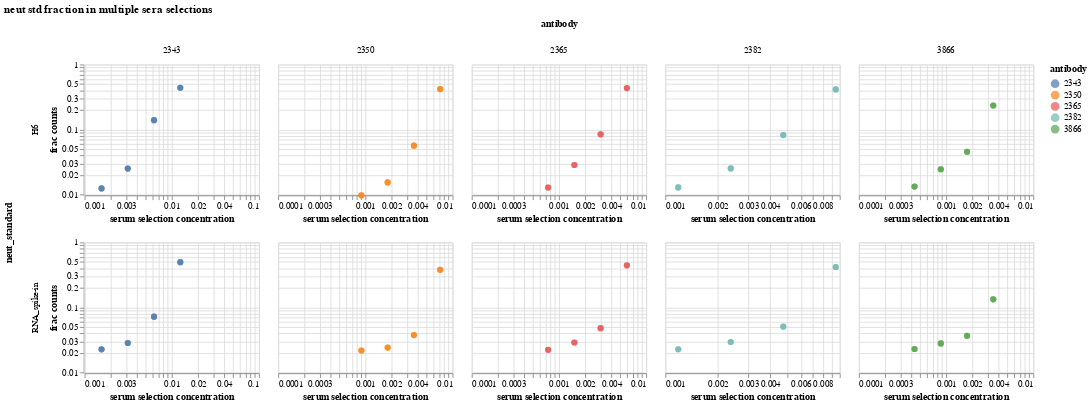

Write notebook code for a chart like this one.
### Code cell
# neut_counts_rna = neut_counts.loc[neut_counts['neut_standard'] == 'RNA_spike-in']

frac_neut_standard_chart = (
    alt.Chart(neut_counts, title='neut std fraction in multiple sera selections')
    .encode(
        x=alt.X("selection_concentration", 
                title="serum selection concentration",
                scale=alt.Scale(type="log"),
               ),
        y=alt.Y(
            "frac_counts",
            title="frac counts",
            scale=alt.Scale(type="log", constant=0.02, domainMax=1),
        ),
        column='antibody:N',
        row='neut_standard:N',
        color=alt.Color('antibody:N', 
                        legend=alt.Legend(orient="right", title='antibody'))
    )
    .mark_point(filled=True, size=50, opacity=0.7)
    .properties(width=200, height=150)
    # .facet(
    #     row='antibody:N',
    #     column='neut_standard:N',)
    .resolve_scale(x='independent')
)

frac_neut_standard_chart

### Figure 1 — Vega-Lite specification as saved in the notebook (floating-point values rounded to 4 significant figures)
{"config": {"view": {"continuousWidth": 300, "continuousHeight": 300}}, "data": {"name": "data-0c9ede64699dff09ff8ebeeb4af74edd"}, "mark": {"type": "point", "filled": true, "opacity": 0.7, "size": 50}, "encoding": {"color": {"field": "antibody", "legend": {"orient": "right", "title": "antibody"}, "type": "nominal"}, "column": {"field": "antibody", "type": "nominal"}, "row": {"field": "neut_standard", "type": "nominal"}, "x": {"field": "selection_concentration", "scale": {"type": "log"}, "title": "serum selection concentration", "type": "quantitative"}, "y": {"field": "frac_counts", "scale": {"constant": 0.02, "domainMax": 1, "type": "log"}, "title": "frac counts", "type": "quantitative"}}, "height": 150, "resolve": {"scale": {"x": "independent"}}, "title": "neut std fraction in multiple sera selections", "width": 200, "$schema": "https://vega.github.io/schema/vega-lite/v5.6.1.json", "datasets": {"data-0c9ede64699dff09ff8ebeeb4af74edd": [{"frac_counts": 0.01246, "neut_standard": "H6", "selection_concentration": 0.001564, "antibody": "2343"}, {"frac_counts": 0.02275, "neut_standard": "RNA_spike-in", "selection_concentration": 0.001564, "antibody": "2343"}, {"frac_counts": 0.01246, "neut_standard": "H6", "selection_concentration": 0.001564, "antibody": "2343"}, {"frac_counts": 0.02275, "neut_standard": "RNA_spike-in", "selection_concentration": 0.001564, "antibody": "2343"}, {"frac_counts": 0.02515, "neut_standard": "H6", "selection_concentration": 0.003129, "antibody": "2343"}, {"frac_counts": 0.02846, "neut_standard": "RNA_spike-in", "selection_concentration": 0.003129, "antibody": "2343"}, {"frac_counts": 0.02515, "neut_standard": "H6", "selection_concentration": 0.003129, "antibody": "2343"}, {"frac_counts": 0.02846, "neut_standard": "RNA_spike-in", "selection_concentration": 0.003129, "antibody": "2343"}, {"frac_counts": 0.1395, "neut_standard": "H6", "selection_concentration": 0.006258, "antibody": "2343"}, {"frac_counts": 0.07222, "neut_standard": "RNA_spike-in", "selection_concentration": 0.006258, "antibody": "2343"}, {"frac_counts": 0.1395, "neut_standard": "H6", "selection_concentration": 0.006258, "antibody": "2343"}, {"frac_counts": 0.07222, "neut_standard": "RNA_spike-in", "selection_concentration": 0.006258, "antibody": "2343"}, {"frac_counts": 0.4402, "neut_standard": "H6", "selection_concentration": 0.01252, "antibody": "2343"}, {"frac_counts": 0.4969, "neut_standard": "RNA_spike-in", "selection_concentration": 0.01252, "antibody": "2343"}, {"frac_counts": 0.4402, "neut_standard": "H6", "selection_concentration": 0.01252, "antibody": "2343"}, {"frac_counts": 0.4969, "neut_standard": "RNA_spike-in", "selection_concentration": 0.01252, "antibody": "2343"}, {"frac_counts": 0.009767, "neut_standard": "H6", "selection_concentration": 0.0009007, "antibody": "2350"}, {"frac_counts": 0.02185, "neut_standard": "RNA_spike-in", "selection_concentration": 0.0009007, "antibody": "2350"}, {"frac_counts": 0.009767, "neut_standard": "H6", "selection_concentration": 0.0009007, "antibody": "2350"}, {"frac_counts": 0.02185, "neut_standard": "RNA_spike-in", "selection_concentration": 0.0009007, "antibody": "2350"}, {"frac_counts": 0.01541, "neut_standard": "H6", "selection_concentration": 0.001801, "antibody": "2350"}, {"frac_counts": 0.02417, "neut_standard": "RNA_spike-in", "selection_concentration": 0.001801, "antibody": "2350"}, {"frac_counts": 0.01541, "neut_standard": "H6", "selection_concentration": 0.001801, "antibody": "2350"}, {"frac_counts": 0.02417, "neut_standard": "RNA_spike-in", "selection_concentration": 0.001801, "antibody": "2350"}, {"frac_counts": 0.05662, "neut_standard": "H6", "selection_concentration": 0.003603, "antibody": "2350"}, {"frac_counts": 0.03768, "neut_standard": "RNA_spike-in", "selection_concentration": 0.003603, "antibody": "2350"}, {"frac_counts": 0.05662, "neut_standard": "H6", "selection_concentration": 0.003603, "antibody": "2350"}, {"frac_counts": 0.03768, "neut_standard": "RNA_spike-in", "selection_concentration": 0.003603, "antibody": "2350"}, {"frac_counts": 0.4195, "neut_standard": "H6", "selection_concentration": 0.007206, "antibody": "2350"}, {"frac_counts": 0.3785, "neut_standard": "RNA_spike-in", "selection_concentration": 0.007206, "antibody": "2350"}, {"frac_counts": 0.4195, "neut_standard": "H6", "selection_concentration": 0.007206, "antibody": "2350"}, {"frac_counts": 0.3785, "neut_standard": "RNA_spike-in", "selection_concentration": 0.007206, "antibody": "2350"}, {"frac_counts": 0.0129, "neut_standard": "H6", "selection_concentration": 0.0007512, "antibody": "2365"}, {"frac_counts": 0.02233, "neut_standard": "RNA_spike-in", "selection_concentration": 0.0007512, "antibody": "2365"}, {"frac_counts": 0.0129, "neut_standard": "H6", "selection_concentration": 0.0007512, "antibody": "2365"}, {"frac_counts": 0.02233, "neut_standard": "RNA_spike-in", "selection_concentration": 0.0007512, "antibody": "2365"}, {"frac_counts": 0.02854, "neut_standard": "H6", "selection_concentration": 0.001502, "antibody": "2365"}, {"frac_counts": 0.02893, "neut_standard": "RNA_spike-in", "selection_concentration": 0.001502, "antibody": "2365"}, {"frac_counts": 0.02854, "neut_standard": "H6", "selection_concentration": 0.001502, "antibody": "2365"}, {"frac_counts": 0.02893, "neut_standard": "RNA_spike-in", "selection_concentration": 0.001502, "antibody": "2365"}, {"frac_counts": 0.08457, "neut_standard": "H6", "selection_concentration": 0.003005, "antibody": "2365"}, {"frac_counts": 0.04815, "neut_standard": "RNA_spike-in", "selection_concentration": 0.003005, "antibody": "2365"}, {"frac_counts": 0.08457, "neut_standard": "H6", "selection_concentration": 0.003005, "antibody": "2365"}, {"frac_counts": 0.04815, "neut_standard": "RNA_spike-in", "selection_concentration": 0.003005, "antibody": "2365"}, {"frac_counts": 0.4346, "neut_standard": "H6", "selection_concentration": 0.00601, "antibody": "2365"}, {"frac_counts": 0.4449, "neut_standard": "RNA_spike-in", "selection_concentration": 0.00601, "antibody": "2365"}, {"frac_counts": 0.4346, "neut_standard": "H6", "selection_concentration": 0.00601, "antibody": "2365"}, {"frac_counts": 0.4449, "neut_standard": "RNA_spike-in", "selection_concentration": 0.00601, "antibody": "2365"}, {"frac_counts": 0.01294, "neut_standard": "H6", "selection_concentration": 0.001186, "antibody": "2382"}, {"frac_counts": 0.02282, "neut_standard": "RNA_spike-in", "selection_concentration": 0.001186, "antibody": "2382"}, {"frac_counts": 0.01294, "neut_standard": "H6", "selection_concentration": 0.001186, "antibody": "2382"}, {"frac_counts": 0.02282, "neut_standard": "RNA_spike-in", "selection_concentration": 0.001186, "antibody": "2382"}, {"frac_counts": 0.02534, "neut_standard": "H6", "selection_concentration": 0.002371, "antibody": "2382"}, {"frac_counts": 0.0295, "neut_standard": "RNA_spike-in", "selection_concentration": 0.002371, "antibody": "2382"}, {"frac_counts": 0.02534, "neut_standard": "H6", "selection_concentration": 0.002371, "antibody": "2382"}, {"frac_counts": 0.0295, "neut_standard": "RNA_spike-in", "selection_concentration": 0.002371, "antibody": "2382"}, {"frac_counts": 0.08246, "neut_standard": "H6", "selection_concentration": 0.004743, "antibody": "2382"}, {"frac_counts": 0.05085, "neut_standard": "RNA_spike-in", "selection_concentration": 0.004743, "antibody": "2382"}, {"frac_counts": 0.08246, "neut_standard": "H6", "selection_concentration": 0.004743, "antibody": "2382"}, {"frac_counts": 0.05085, "neut_standard": "RNA_spike-in", "selection_concentration": 0.004743, "antibody": "2382"}, {"frac_counts": 0.4149, "neut_standard": "H6", "selection_concentration": 0.009486, "antibody": "2382"}, {"frac_counts": 0.4195, "neut_standard": "RNA_spike-in", "selection_concentration": 0.009486, "antibody": "2382"}, {"frac_counts": 0.4149, "neut_standard": "H6", "selection_concentration": 0.009486, "antibody": "2382"}, {"frac_counts": 0.4195, "neut_standard": "RNA_spike-in", "selection_concentration": 0.009486, "antibody": "2382"}, {"frac_counts": 0.01332, "neut_standard": "H6", "selection_concentration": 0.0004343, "antibody": "3866"}, {"frac_counts": 0.02301, "neut_standard": "RNA_spike-in", "selection_concentration": 0.0004343, "antibody": "3866"}, {"frac_counts": 0.01332, "neut_standard": "H6", "selection_concentration": 0.0004343, "antibody": "3866"}, {"frac_counts": 0.02301, "neut_standard": "RNA_spike-in", "selection_concentration": 0.0004343, "antibody": "3866"}, {"frac_counts": 0.02457, "neut_standard": "H6", "selection_concentration": 0.0008685, "antibody": "3866"}, {"frac_counts": 0.02806, "neut_standard": "RNA_spike-in", "selection_concentration": 0.0008685, "antibody": "3866"}, {"frac_counts": 0.02457, "neut_standard": "H6", "selection_concentration": 0.0008685, "antibody": "3866"}, {"frac_counts": 0.02806, "neut_standard": "RNA_spike-in", "selection_concentration": 0.0008685, "antibody": "3866"}, {"frac_counts": 0.04565, "neut_standard": "H6", "selection_concentration": 0.001737, "antibody": "3866"}, {"frac_counts": 0.0367, "neut_standard": "RNA_spike-in", "selection_concentration": 0.001737, "antibody": "3866"}, {"frac_counts": 0.04565, "neut_standard": "H6", "selection_concentration": 0.001737, "antibody": "3866"}, {"frac_counts": 0.0367, "neut_standard": "RNA_spike-in", "selection_concentration": 0.001737, "antibody": "3866"}, {"frac_counts": 0.2344, "neut_standard": "H6", "selection_concentration": 0.003474, "antibody": "3866"}, {"frac_counts": 0.1334, "neut_standard": "RNA_spike-in", "selection_concentration": 0.003474, "antibody": "3866"}, {"frac_counts": 0.2344, "neut_standard": "H6", "selection_concentration": 0.003474, "antibody": "3866"}, {"frac_counts": 0.1334, "neut_standard": "RNA_spike-in", "selection_concentration": 0.003474, "antibody": "3866"}]}}
